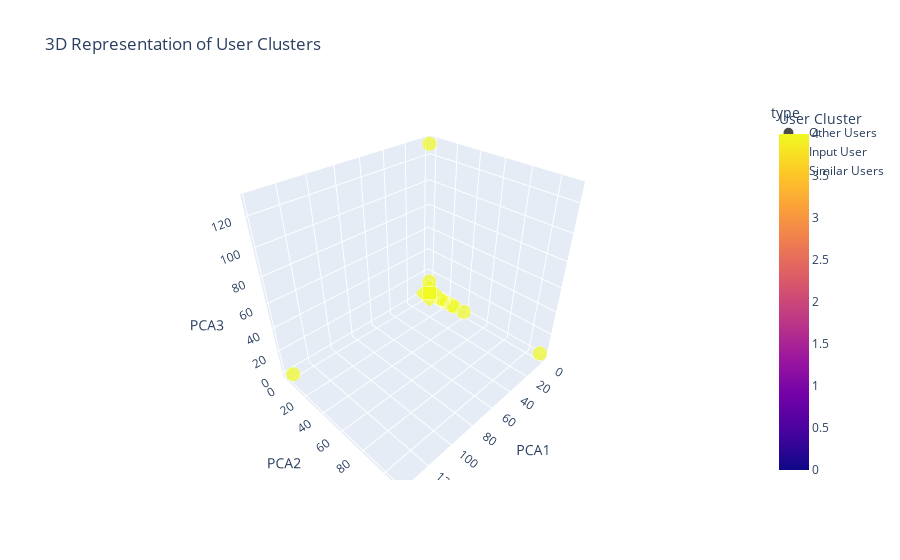

This figure's notebook cell:
### Code cell
# Import necessary libraries
import numpy as np
import pandas as pd
from sklearn.neighbors import NearestNeighbors
from sklearn.decomposition import PCA
from sklearn.cluster import KMeans
from sklearn.preprocessing import StandardScaler
import plotly.express as px

# Backup the original User-Item matrix
original_user_item_matrix = user_item_matrix.copy()

# Train the KNN model
knn_model = NearestNeighbors(metric='cosine', algorithm='brute')
knn_model.fit(original_user_item_matrix.values)

# Apply KMeans clustering
scaler = StandardScaler()
scaled_data = scaler.fit_transform(original_user_item_matrix.values)

kmeans = KMeans(n_clusters=5, random_state=42)
user_clusters = kmeans.fit_predict(scaled_data)

# Add cluster labels to the DataFrame
user_item_matrix['Cluster'] = user_clusters

# Define the function to get similar users
def get_similar_users3d(user, n=5):
    knn_input = np.asarray([original_user_item_matrix.values[user - 1]])
    distances, indices = knn_model.kneighbors(knn_input, n_neighbors=n + 1)

    print("Top", n, "users who are very much similar to the User-", user, "are: ")
    for i in range(1, len(distances[0])):
        print(i, ". User:", indices[0][i] + 1, "separated by distance of", distances[0][i])
    return indices.flatten()[1:] + 1, distances.flatten()[1:]

# Define the 3D visualization function
def visualize_clusters_3d(user_id, user_item_matrix, user_clusters, similar_user_list):
    data_matrix = original_user_item_matrix.values

    # Reduce dimensions with PCA
    pca = PCA(n_components=3)
    reduced_data = pca.fit_transform(data_matrix)

    # Create a DataFrame for visualization
    cluster_df = pd.DataFrame(reduced_data, columns=["PCA1", "PCA2", "PCA3"])
    cluster_df["Cluster"] = user_clusters
    cluster_df["user_id"] = user_item_matrix.index

    # Add user type information
    cluster_df["type"] = "Other Users"
    cluster_df.loc[user_id - 1, "type"] = "Input User"
    for sim_user in similar_user_list:
        cluster_df.loc[sim_user - 1, "type"] = "Similar Users"

    # Create the 3D plot
    fig = px.scatter_3d(
        cluster_df,
        x="PCA1",
        y="PCA2",
        z="PCA3",
        color="Cluster",
        symbol="type",
        size=cluster_df["type"].apply(lambda x: 10 if x == "Input User" else 5),
        title="3D Representation of User Clusters",
        labels={"Cluster": "User Cluster"},
        hover_data=["user_id"]
    )

    fig.show()

# Example Inputs
user_id = 778
sim_users = 5

# Get similar users
similar_user_list, distance_list = get_similar_users3d(user_id, sim_users)

# Visualize clusters in 3D
visualize_clusters_3d(user_id, user_item_matrix, user_clusters, similar_user_list)

### Figure 1 — Plotly figure (JSON) as saved in the notebook; plotly's stock layout.template omitted (floating-point values rounded to 4 significant figures; data arrays with more than 128 entries replaced by an {"elided": "..."} marker saying what was removed)
{"data": [{"customdata": {"elided": "9624x1 str values"}, "hovertemplate": "type=Other Users<br>PCA1=%{x}<br>PCA2=%{y}<br>PCA3=%{z}<br>size=%{marker.size}<br>user_id=%{customdata[0]}<br>User Cluster=%{marker.color}<extra></extra>", "legendgroup": "Other Users", "marker": {"color": {"elided": "9624 int values"}, "coloraxis": "coloraxis", "size": {"elided": "9624 int values"}, "sizemode": "area", "sizeref": 0.025, "symbol": "circle"}, "mode": "markers", "name": "Other Users", "scene": "scene", "showlegend": true, "type": "scatter3d", "x": {"elided": "9624 float values"}, "y": {"elided": "9624 float values"}, "z": {"elided": "9624 float values"}}, {"customdata": [["513086047"]], "hovertemplate": "type=Input User<br>PCA1=%{x}<br>PCA2=%{y}<br>PCA3=%{z}<br>size=%{marker.size}<br>user_id=%{customdata[0]}<br>User Cluster=%{marker.color}<extra></extra>", "legendgroup": "Input User", "marker": {"color": [4], "coloraxis": "coloraxis", "size": [10], "sizemode": "area", "sizeref": 0.025, "symbol": "diamond"}, "mode": "markers", "name": "Input User", "scene": "scene", "showlegend": true, "type": "scatter3d", "x": [-0.01674], "y": [-0.03646], "z": [-0.0157]}, {"customdata": [["521435089"], ["544339086"], ["544364421"], ["544397981"], ["548753164"]], "hovertemplate": "type=Similar Users<br>PCA1=%{x}<br>PCA2=%{y}<br>PCA3=%{z}<br>size=%{marker.size}<br>user_id=%{customdata[0]}<br>User Cluster=%{marker.color}<extra></extra>", "legendgroup": "Similar Users", "marker": {"color": [4, 4, 4, 4, 4], "coloraxis": "coloraxis", "size": [5, 5, 5, 5, 5], "sizemode": "area", "sizeref": 0.025, "symbol": "square"}, "mode": "markers", "name": "Similar Users", "scene": "scene", "showlegend": true, "type": "scatter3d", "x": [-0.01674, -0.01675, -0.01674, -0.01674, -0.01674], "y": [-0.03646, -0.03647, -0.03645, -0.03646, -0.03646], "z": [-0.0157, -0.0157, -0.0157, -0.0157, -0.0157]}], "layout": {"coloraxis": {"colorbar": {"title": {"text": "User Cluster"}}, "colorscale": [[0, "#0d0887"], [0.1111, "#46039f"], [0.2222, "#7201a8"], [0.3333, "#9c179e"], [0.4444, "#bd3786"], [0.5556, "#d8576b"], [0.6667, "#ed7953"], [0.7778, "#fb9f3a"], [0.8889, "#fdca26"], [1, "#f0f921"]]}, "legend": {"itemsizing": "constant", "title": {"text": "type"}, "tracegroupgap": 0}, "scene": {"domain": {"x": [0, 1], "y": [0, 1]}, "xaxis": {"title": {"text": "PCA1"}}, "yaxis": {"title": {"text": "PCA2"}}, "zaxis": {"title": {"text": "PCA3"}}}, "title": {"text": "3D Representation of User Clusters"}}}
